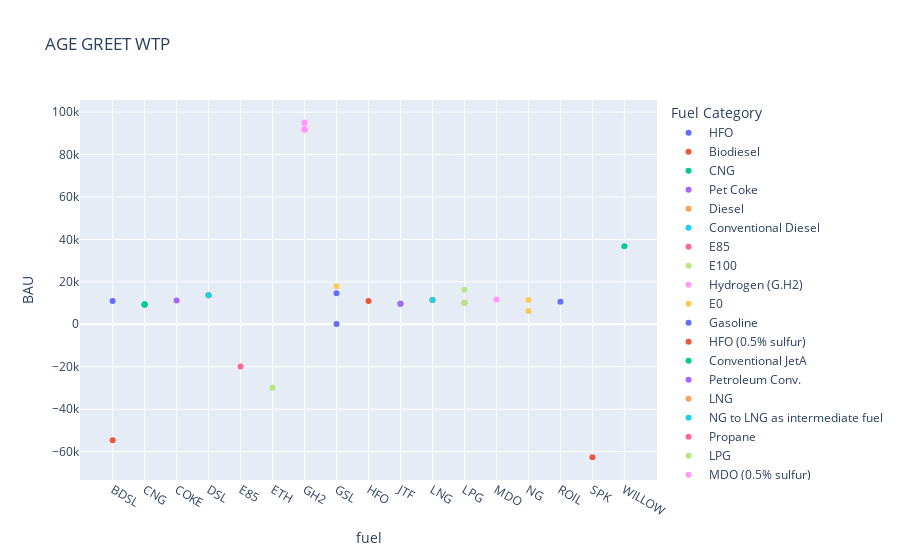

Notebook code cell kept with this figure:
### Code cell
fig = px.scatter(greet_age[(greet_age.Year == 2022) & (greet_age['Metric'] == 'CO2') & (greet_age['LC Phase'] == 'Supply Chain')], x='fuel', y='BAU', 
                 color='Fuel Category', title='AGE GREET WTP')

fig.show()

### Figure 1 — Plotly figure (JSON) as saved in the notebook; plotly's stock layout.template omitted (floating-point values rounded to 4 significant figures)
{"data": [{"hovertemplate": "Fuel Category=HFO<br>fuel=%{x}<br>BAU=%{y}<extra></extra>", "legendgroup": "HFO", "marker": {"color": "#636efa", "symbol": "circle"}, "mode": "markers", "name": "HFO", "orientation": "v", "showlegend": true, "type": "scatter", "x": ["BDSL"], "xaxis": "x", "y": [10930.0], "yaxis": "y"}, {"hovertemplate": "Fuel Category=Biodiesel<br>fuel=%{x}<br>BAU=%{y}<extra></extra>", "legendgroup": "Biodiesel", "marker": {"color": "#EF553B", "symbol": "circle"}, "mode": "markers", "name": "Biodiesel", "orientation": "v", "showlegend": true, "type": "scatter", "x": ["BDSL"], "xaxis": "x", "y": [-54650.0], "yaxis": "y"}, {"hovertemplate": "Fuel Category=CNG<br>fuel=%{x}<br>BAU=%{y}<extra></extra>", "legendgroup": "CNG", "marker": {"color": "#00cc96", "symbol": "circle"}, "mode": "markers", "name": "CNG", "orientation": "v", "showlegend": true, "type": "scatter", "x": ["CNG", "CNG", "CNG", "CNG"], "xaxis": "x", "y": [9280.0, 9280.0, 9280.0, 9280.0], "yaxis": "y"}, {"hovertemplate": "Fuel Category=Pet Coke<br>fuel=%{x}<br>BAU=%{y}<extra></extra>", "legendgroup": "Pet Coke", "marker": {"color": "#ab63fa", "symbol": "circle"}, "mode": "markers", "name": "Pet Coke", "orientation": "v", "showlegend": true, "type": "scatter", "x": ["COKE"], "xaxis": "x", "y": [11150.0], "yaxis": "y"}, {"hovertemplate": "Fuel Category=Diesel<br>fuel=%{x}<br>BAU=%{y}<extra></extra>", "legendgroup": "Diesel", "marker": {"color": "#FFA15A", "symbol": "circle"}, "mode": "markers", "name": "Diesel", "orientation": "v", "showlegend": true, "type": "scatter", "x": ["DSL", "DSL", "DSL", "DSL", "DSL", "DSL"], "xaxis": "x", "y": [13720.0, 13720.0, 13720.0, 13720.0, 13720.0, 13720.0], "yaxis": "y"}, {"hovertemplate": "Fuel Category=Conventional Diesel<br>fuel=%{x}<br>BAU=%{y}<extra></extra>", "legendgroup": "Conventional Diesel", "marker": {"color": "#19d3f3", "symbol": "circle"}, "mode": "markers", "name": "Conventional Diesel", "orientation": "v", "showlegend": true, "type": "scatter", "x": ["DSL"], "xaxis": "x", "y": [13720.0], "yaxis": "y"}, {"hovertemplate": "Fuel Category=E85<br>fuel=%{x}<br>BAU=%{y}<extra></extra>", "legendgroup": "E85", "marker": {"color": "#FF6692", "symbol": "circle"}, "mode": "markers", "name": "E85", "orientation": "v", "showlegend": true, "type": "scatter", "x": ["E85"], "xaxis": "x", "y": [-19920.0], "yaxis": "y"}, {"hovertemplate": "Fuel Category=E100<br>fuel=%{x}<br>BAU=%{y}<extra></extra>", "legendgroup": "E100", "marker": {"color": "#B6E880", "symbol": "circle"}, "mode": "markers", "name": "E100", "orientation": "v", "showlegend": true, "type": "scatter", "x": ["ETH"], "xaxis": "x", "y": [-29960.0], "yaxis": "y"}, {"hovertemplate": "Fuel Category=Hydrogen (G.H2)<br>fuel=%{x}<br>BAU=%{y}<extra></extra>", "legendgroup": "Hydrogen (G.H2)", "marker": {"color": "#FF97FF", "symbol": "circle"}, "mode": "markers", "name": "Hydrogen (G.H2)", "orientation": "v", "showlegend": true, "type": "scatter", "x": ["GH2", "GH2", "GH2", "GH2", "GH2", "GH2"], "xaxis": "x", "y": [91760.0, 91760.0, 91760.0, 94980.0, 91760.0, 94980.0], "yaxis": "y"}, {"hovertemplate": "Fuel Category=E0<br>fuel=%{x}<br>BAU=%{y}<extra></extra>", "legendgroup": "E0", "marker": {"color": "#FECB52", "symbol": "circle"}, "mode": "markers", "name": "E0", "orientation": "v", "showlegend": true, "type": "scatter", "x": ["GSL"], "xaxis": "x", "y": [17860.0], "yaxis": "y"}, {"hovertemplate": "Fuel Category=Gasoline<br>fuel=%{x}<br>BAU=%{y}<extra></extra>", "legendgroup": "Gasoline", "marker": {"color": "#636efa", "symbol": "circle"}, "mode": "markers", "name": "Gasoline", "orientation": "v", "showlegend": true, "type": "scatter", "x": ["GSL", "GSL"], "xaxis": "x", "y": [14580.0, 109.5], "yaxis": "y"}, {"hovertemplate": "Fuel Category=HFO (0.5% sulfur)<br>fuel=%{x}<br>BAU=%{y}<extra></extra>", "legendgroup": "HFO (0.5% sulfur)", "marker": {"color": "#EF553B", "symbol": "circle"}, "mode": "markers", "name": "HFO (0.5% sulfur)", "orientation": "v", "showlegend": true, "type": "scatter", "x": ["HFO"], "xaxis": "x", "y": [10910.0], "yaxis": "y"}, {"hovertemplate": "Fuel Category=Conventional JetA<br>fuel=%{x}<br>BAU=%{y}<extra></extra>", "legendgroup": "Conventional JetA", "marker": {"color": "#00cc96", "symbol": "circle"}, "mode": "markers", "name": "Conventional JetA", "orientation": "v", "showlegend": true, "type": "scatter", "x": ["JTF"], "xaxis": "x", "y": [9619.0], "yaxis": "y"}, {"hovertemplate": "Fuel Category=Petroleum Conv.<br>fuel=%{x}<br>BAU=%{y}<extra></extra>", "legendgroup": "Petroleum Conv.", "marker": {"color": "#ab63fa", "symbol": "circle"}, "mode": "markers", "name": "Petroleum Conv.", "orientation": "v", "showlegend": true, "type": "scatter", "x": ["JTF"], "xaxis": "x", "y": [9619.0], "yaxis": "y"}, {"hovertemplate": "Fuel Category=LNG<br>fuel=%{x}<br>BAU=%{y}<extra></extra>", "legendgroup": "LNG", "marker": {"color": "#FFA15A", "symbol": "circle"}, "mode": "markers", "name": "LNG", "orientation": "v", "showlegend": true, "type": "scatter", "x": ["LNG", "LNG", "LNG", "LNG"], "xaxis": "x", "y": [11410.0, 11450.0, 11450.0, 11450.0], "yaxis": "y"}, {"hovertemplate": "Fuel Category=NG to LNG as intermediate fuel<br>fuel=%{x}<br>BAU=%{y}<extra></extra>", "legendgroup": "NG to LNG as intermediate fuel", "marker": {"color": "#19d3f3", "symbol": "circle"}, "mode": "markers", "name": "NG to LNG as intermediate fuel", "orientation": "v", "showlegend": true, "type": "scatter", "x": ["LNG"], "xaxis": "x", "y": [11450.0], "yaxis": "y"}, {"hovertemplate": "Fuel Category=Propane<br>fuel=%{x}<br>BAU=%{y}<extra></extra>", "legendgroup": "Propane", "marker": {"color": "#FF6692", "symbol": "circle"}, "mode": "markers", "name": "Propane", "orientation": "v", "showlegend": true, "type": "scatter", "x": ["LPG"], "xaxis": "x", "y": [10190.0], "yaxis": "y"}, {"hovertemplate": "Fuel Category=LPG<br>fuel=%{x}<br>BAU=%{y}<extra></extra>", "legendgroup": "LPG", "marker": {"color": "#B6E880", "symbol": "circle"}, "mode": "markers", "name": "LPG", "orientation": "v", "showlegend": true, "type": "scatter", "x": ["LPG", "LPG"], "xaxis": "x", "y": [10190.0, 16270.0], "yaxis": "y"}, {"hovertemplate": "Fuel Category=MDO (0.5% sulfur)<br>fuel=%{x}<br>BAU=%{y}<extra></extra>", "legendgroup": "MDO (0.5% sulfur)", "marker": {"color": "#FF97FF", "symbol": "circle"}, "mode": "markers", "name": "MDO (0.5% sulfur)", "orientation": "v", "showlegend": true, "type": "scatter", "x": ["MDO"], "xaxis": "x", "y": [11710.0], "yaxis": "y"}, {"hovertemplate": "Fuel Category=Natural Gas<br>fuel=%{x}<br>BAU=%{y}<extra></extra>", "legendgroup": "Natural Gas", "marker": {"color": "#FECB52", "symbol": "circle"}, "mode": "markers", "name": "Natural Gas", "orientation": "v", "showlegend": true, "type": "scatter", "x": ["NG", "NG"], "xaxis": "x", "y": [6297.0, 11450.0], "yaxis": "y"}, {"hovertemplate": "Fuel Category=Residual Oil<br>fuel=%{x}<br>BAU=%{y}<extra></extra>", "legendgroup": "Residual Oil", "marker": {"color": "#636efa", "symbol": "circle"}, "mode": "markers", "name": "Residual Oil", "orientation": "v", "showlegend": true, "type": "scatter", "x": ["ROIL"], "xaxis": "x", "y": [10590.0], "yaxis": "y"}, {"hovertemplate": "Fuel Category=SPK - STJ<br>fuel=%{x}<br>BAU=%{y}<extra></extra>", "legendgroup": "SPK - STJ", "marker": {"color": "#EF553B", "symbol": "circle"}, "mode": "markers", "name": "SPK - STJ", "orientation": "v", "showlegend": true, "type": "scatter", "x": ["SPK"], "xaxis": "x", "y": [-62690.0], "yaxis": "y"}, {"hovertemplate": "Fuel Category=Willow<br>fuel=%{x}<br>BAU=%{y}<extra></extra>", "legendgroup": "Willow", "marker": {"color": "#00cc96", "symbol": "circle"}, "mode": "markers", "name": "Willow", "orientation": "v", "showlegend": true, "type": "scatter", "x": ["WILLOW"], "xaxis": "x", "y": [36800.0], "yaxis": "y"}], "layout": {"legend": {"title": {"text": "Fuel Category"}, "tracegroupgap": 0}, "title": {"text": "AGE GREET WTP"}, "xaxis": {"anchor": "y", "domain": [0, 1], "title": {"text": "fuel"}}, "yaxis": {"anchor": "x", "domain": [0, 1], "title": {"text": "BAU"}}}}
